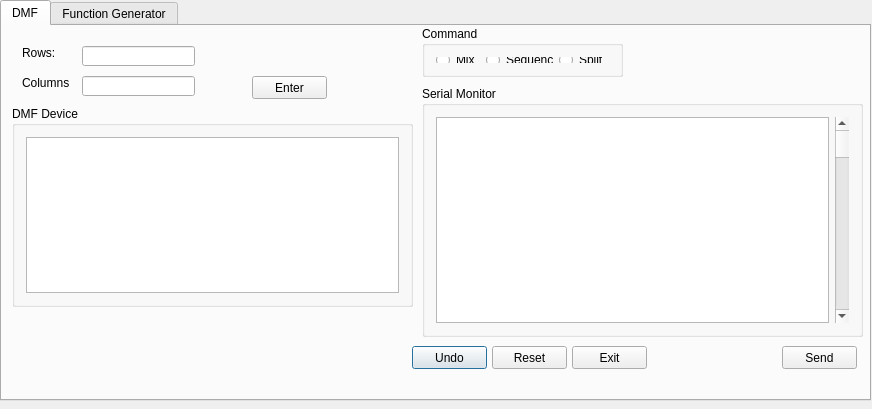
<?xml version="1.0" encoding="UTF-8"?>
<ui version="4.0">
 <class>DMFgui</class>
 <widget class="QDialog" name="DMFgui">
  <property name="geometry">
   <rect>
    <x>0</x>
    <y>0</y>
    <width>872</width>
    <height>409</height>
   </rect>
  </property>
  <property name="windowTitle">
   <string>DMFgui</string>
  </property>
  <widget class="QTabWidget" name="tabWidget">
   <property name="geometry">
    <rect>
     <x>0</x>
     <y>0</y>
     <width>871</width>
     <height>401</height>
    </rect>
   </property>
   <property name="currentIndex">
    <number>0</number>
   </property>
   <property name="tabBarAutoHide">
    <bool>false</bool>
   </property>
   <widget class="QWidget" name="tab">
    <attribute name="title">
     <string>DMF</string>
    </attribute>
    <widget class="QGroupBox" name="commandGroup">
     <property name="geometry">
      <rect>
       <x>420</x>
       <y>0</y>
       <width>201</width>
       <height>51</height>
      </rect>
     </property>
     <property name="title">
      <string>Command</string>
     </property>
     <layout class="QHBoxLayout" name="horizontalLayout">
      <item>
       <widget class="QRadioButton" name="mixButton">
        <property name="text">
         <string>Mix</string>
        </property>
       </widget>
      </item>
      <item>
       <widget class="QRadioButton" name="sequenceButton">
        <property name="text">
         <string>Sequence</string>
        </property>
       </widget>
      </item>
      <item>
       <widget class="QRadioButton" name="splitButton">
        <property name="text">
         <string>Split</string>
        </property>
       </widget>
      </item>
     </layout>
    </widget>
    <widget class="QGroupBox" name="SerialMonitorGroup">
     <property name="geometry">
      <rect>
       <x>420</x>
       <y>60</y>
       <width>441</width>
       <height>251</height>
      </rect>
     </property>
     <property name="title">
      <string>Serial Monitor</string>
     </property>
     <layout class="QHBoxLayout" name="horizontalLayout_2">
      <item>
       <widget class="QTextEdit" name="textEdit"/>
      </item>
      <item>
       <widget class="QScrollBar" name="verticalScrollBar">
        <property name="orientation">
         <enum>Qt::Vertical</enum>
        </property>
       </widget>
      </item>
     </layout>
    </widget>
    <widget class="QPushButton" name="UndoButton">
     <property name="geometry">
      <rect>
       <x>410</x>
       <y>320</y>
       <width>75</width>
       <height>23</height>
      </rect>
     </property>
     <property name="text">
      <string>Undo</string>
     </property>
    </widget>
    <widget class="QPushButton" name="resetButton">
     <property name="geometry">
      <rect>
       <x>490</x>
       <y>320</y>
       <width>75</width>
       <height>23</height>
      </rect>
     </property>
     <property name="text">
      <string>Reset</string>
     </property>
    </widget>
    <widget class="QPushButton" name="exitButton">
     <property name="geometry">
      <rect>
       <x>570</x>
       <y>320</y>
       <width>75</width>
       <height>23</height>
      </rect>
     </property>
     <property name="text">
      <string>Exit</string>
     </property>
    </widget>
    <widget class="QPushButton" name="sendButton">
     <property name="geometry">
      <rect>
       <x>780</x>
       <y>320</y>
       <width>75</width>
       <height>23</height>
      </rect>
     </property>
     <property name="text">
      <string>Send</string>
     </property>
    </widget>
    <widget class="QGroupBox" name="groupBox">
     <property name="geometry">
      <rect>
       <x>10</x>
       <y>80</y>
       <width>401</width>
       <height>201</height>
      </rect>
     </property>
     <property name="title">
      <string>DMF Device</string>
     </property>
     <layout class="QVBoxLayout" name="verticalLayout">
      <item>
       <widget class="QGraphicsView" name="graphicsView"/>
      </item>
     </layout>
    </widget>
    <widget class="QLabel" name="label_2">
     <property name="geometry">
      <rect>
       <x>20</x>
       <y>20</y>
       <width>47</width>
       <height>13</height>
      </rect>
     </property>
     <property name="text">
      <string>Rows:</string>
     </property>
    </widget>
    <widget class="QLabel" name="label_3">
     <property name="geometry">
      <rect>
       <x>20</x>
       <y>50</y>
       <width>47</width>
       <height>13</height>
      </rect>
     </property>
     <property name="text">
      <string>Columns:</string>
     </property>
    </widget>
    <widget class="QLineEdit" name="rowEdit">
     <property name="geometry">
      <rect>
       <x>80</x>
       <y>20</y>
       <width>113</width>
       <height>20</height>
      </rect>
     </property>
    </widget>
    <widget class="QLineEdit" name="columnEdit">
     <property name="geometry">
      <rect>
       <x>80</x>
       <y>50</y>
       <width>113</width>
       <height>20</height>
      </rect>
     </property>
    </widget>
    <widget class="QPushButton" name="enterButton">
     <property name="geometry">
      <rect>
       <x>250</x>
       <y>50</y>
       <width>75</width>
       <height>23</height>
      </rect>
     </property>
     <property name="text">
      <string>Enter</string>
     </property>
    </widget>
   </widget>
   <widget class="QWidget" name="tab_2">
    <attribute name="title">
     <string>Function Generator</string>
    </attribute>
    <widget class="QPushButton" name="Voltage_SendButton">
     <property name="geometry">
      <rect>
       <x>230</x>
       <y>30</y>
       <width>75</width>
       <height>23</height>
      </rect>
     </property>
     <property name="text">
      <string>Send</string>
     </property>
    </widget>
    <widget class="QLineEdit" name="lineEdit">
     <property name="geometry">
      <rect>
       <x>100</x>
       <y>30</y>
       <width>121</width>
       <height>21</height>
      </rect>
     </property>
     <property name="text">
      <string/>
     </property>
    </widget>
    <widget class="QLabel" name="label">
     <property name="geometry">
      <rect>
       <x>30</x>
       <y>30</y>
       <width>121</width>
       <height>21</height>
      </rect>
     </property>
     <property name="text">
      <string>Set Voltage:</string>
     </property>
    </widget>
   </widget>
  </widget>
 </widget>
 <layoutdefault spacing="6" margin="11"/>
 <resources/>
 <connections/>
</ui>
